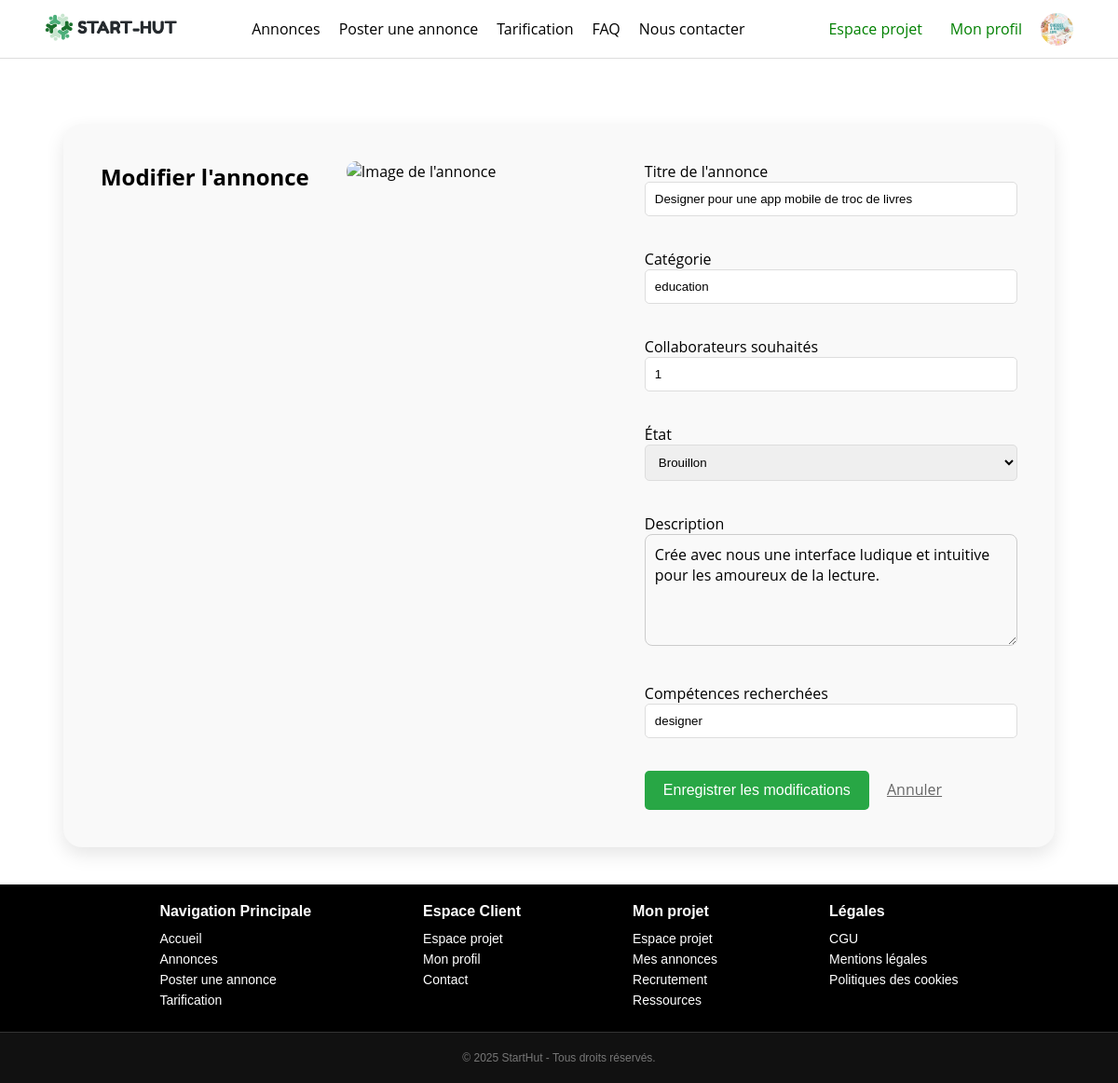
The app's page /src/views/projet/annonce/modifier_annonces.php?edit=4 (signed in) with its own data.
### tables this page shows
CREATE TABLE Projets (
    id INT PRIMARY KEY AUTO_INCREMENT,
    createur INT NOT NULL,
    nom VARCHAR(255) NOT NULL UNIQUE,
    taches_effectuees INT NOT NULL  DEFAULT 0 CHECK (taches_effectuees >= 0),
    principe_du_projet TEXT NOT NULL ,
    definition_du_marche TEXT ,
    analyse_de_la_demande TEXT ,
    analyse_de_la_concurrence TEXT ,

    annonce_date_creation DATETIME NOT NULL ,
    annonce_titre VARCHAR(255) NOT NULL ,
    annonce_description TEXT NOT NULL ,
    annonce_competences_recherchees ENUM ('developpeur', 'designer', 'marketing', 'communication', 'autre') NOT NULL,
    annonce_categorie ENUM ('technologies', 'education', 'business', 'autre') NOT NULL,
    annonce_collaborateurs_souhaites INT NOT NULL ,
    annonce_remuneration DOUBLE NOT NULL DEFAULT 0 CHECK (annonce_remuneration >= 0),
    annonce_etat ENUM ('ouvert', 'ferme') NOT NULL ,

    FOREIGN KEY (createur) REFERENCES Utilisateurs(id)
);

### src/views/projet/annonce/modifier_annonces.php (the view, shortened to what this page needs)
<?php
$conn = new mysqli(DB_HOST, DB_USER, DB_PASS, DB_NAME);
$annonce_id = $_GET['edit'] ?? null;
$annonce = [];
$image_url = "https://vection-cms-prod.s3.eu-central-1.amazonaws.com/Adobe_Stock_525614074_8ab9bd18e3.jpeg";
if ($annonce_id && is_numeric($annonce_id)) {
    $stmt = $conn->prepare("SELECT * FROM Projets WHERE id = ? AND createur = ?");
    $stmt->bind_param("ii", $annonce_id, $_SESSION['user_id']);
    $stmt->execute();
    $result = $stmt->get_result();
    $annonce = $result->fetch_assoc();
} else {
    die("ID d'annonce invalide.");
}
?>
<!DOCTYPE html>
<html lang="fr">
<head>
    <link rel="stylesheet" href="/Start-Hut/public/assets/css/styles.css">
    <link rel="stylesheet" href="/Start-Hut/public/assets/css/styles-quentin.css">
</head>
<body>
<?php include($_SERVER['DOCUMENT_ROOT'] . '/Start-Hut/src/templates/header.php'); ?>
<div class="annonce-edit-container">
    <h2>Modifier l'annonce</h2>
    <div style="display: flex; flex-wrap: wrap; gap: 40px; align-items: flex-start;">
        <div style="flex: 1; min-width: 280px;">
            <img src="<?= $image_url ?>" alt="Image de l'annonce" style="max-width: 100%; border-radius: 10px;">
        </div>
        <form method="post" style="flex: 2; min-width: 300px;">
            <div class="annonce-form-group">
                <label for="annonce_titre">Titre de l'annonce</label>
                <input type="text" name="annonce_titre" class="input-field" id="annonce_titre" value="<?= htmlspecialchars($annonce['annonce_titre']) ?>" required>
            </div>
            <div class="annonce-form-group">
                <label for="annonce_categorie">Catégorie</label>
                <input type="text" name="annonce_categorie" class="input-field" id="annonce_categorie" value="<?= htmlspecialchars($annonce['annonce_categorie']) ?>" required>
            </div>
            <div class="annonce-form-group">
                <label for="annonce_collaborateurs_souhaites">Collaborateurs souhaités</label>
                <input type="number" name="annonce_collaborateurs_souhaites" class="input-field" id="annonce_collaborateurs_souhaites" value="<?= htmlspecialchars($annonce['annonce_collaborateurs_souhaites']) ?>">
            </div>
            <div class="annonce-form-group">
                <label for="annonce_etat">État</label>
                <select name="annonce_etat" class="dropdown" id="annonce_etat">
                    <option value="Brouillon" <?= $annonce['annonce_etat'] == 'Brouillon' ? 'selected' : '' ?>>Brouillon</option>
                </select>
            </div>
            <div class="annonce-form-group">
                <label for="annonce_description">Description</label>
                <textarea name="annonce_description" class="description" id="annonce_description"><?= htmlspecialchars($annonce['annonce_description']) ?></textarea>
            </div>
            <div class="annonce-form-group">
                <label for="annonce_competences_recherchees">Compétences recherchées</label>
                <input type="text" name="annonce_competences_recherchees" class="input-field" id="annonce_competences_recherchees" value="<?= htmlspecialchars($annonce['annonce_competences_recherchees']) ?>">
            </div>
            <div class="annonce-button-container">
                <input type="submit" class="save-button" value="Enregistrer les modifications">
                <a href="/Start-Hut/src/views/projet/espace-projet.php" class="annuler-lien">Annuler</a>
            </div>
        </form>
    </div>
</div>
<?php include($_SERVER['DOCUMENT_ROOT'] . '/Start-Hut/src/templates/footer.php'); ?>
</body>
</html>

### public/assets/css/styles.css (style rules this page uses)
* { margin: 0; padding: 0; box-sizing: border-box; }
body { width: auto; font-family: 'Open Sans', sans-serif; display: flex; flex-direction: column; min-height: 100vh; }

### public/assets/css/styles-quentin.css (style rules this page uses)
.input-field, .dropdown { width: 100%; padding: 10px; border: 1px solid #ddd; border-radius: 5px; margin-bottom: 15px; }
.description { min-height: 220px; border-radius: 10px; background-color: #f9f9f9; margin-bottom: 15px; }
.save-button, .logout-button { padding: 12px 20px; background-color: #28a745; color: white; border: none; border-radius: 5px; cursor: pointer; font-size: 16px; }
textarea.description { width: 100%; min-height: 120px; resize: vertical; padding: 10px; border: 1px solid #ccc; border-radius: 8px; font-size: 1rem; font-family: inherit; box-sizing: border-box; }
.annonce-edit-container { display: flex; flex-direction: row; align-items: flex-start; justify-content: center; gap: 40px; max-width: 1200px; margin: 40px auto; padding: 40px; background-color: #f9f9f9; border-radius: 20px; box-shadow: 0 8px 20px rgba(0, 0, 0, 0.1); }
form { flex: 2; }
.annonce-form-group { width: 100%; margin-bottom: 20px; }
.annuler-lien { margin-left: 15px; color: #666; text-decoration: underline; font-size: 16px; }

### records on screen
projets: annonce_titre "Designer pour une app mobile de troc de livres", annonce_categorie "education", annonce_collaborateurs_souhaites "1", annonce_description "Crée avec nous une interface ludique et intuitive pour les amoureux de la lecture.", annonce_competences_recherchees "designer"
